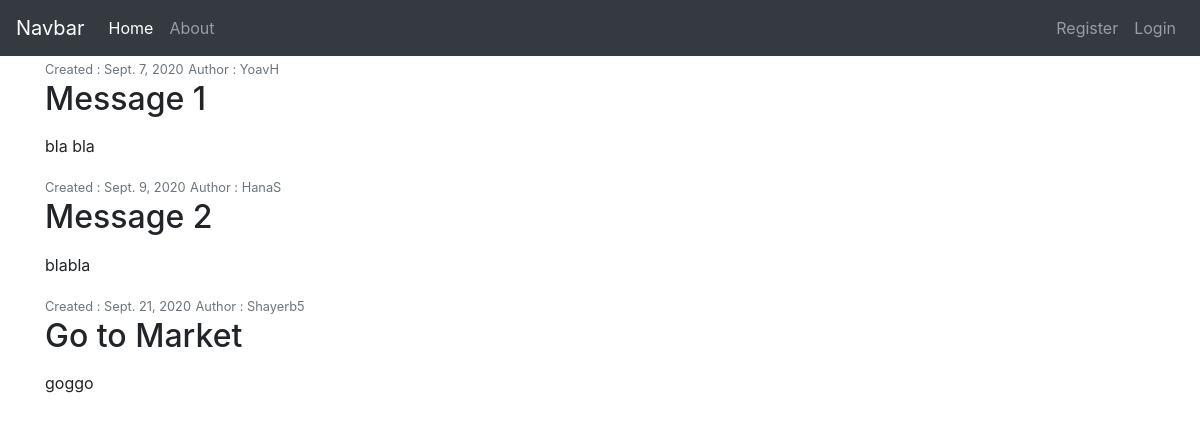
The page / on the database its author committed.
### todo_list/models.py (models this page shows, shortened)
class Announcement(models.Model):
    title=models.CharField(max_length=250)
    content=models.TextField(blank=True)
    created = models.DateField(default=timezone.now().strftime("%Y-%m-%d")) # a date
    author = models.ForeignKey(User,on_delete=models.CASCADE)
    class Meta:
        verbose_name = ("Announcement")
        verbose_name_plural = ("Announcements")

### todo_list/views.py (the view)
# urls.py: path('', AnnouncementsView.as_view(), name='todo-list-home'),
class AnnouncementsView(ListView):
	model=Announcement
	template_name='todo_list/home.html'
	context_object_name='messages'
	oredering=['-created']
	paginate_by = 5

### todo_list/templates/todo_list/home.html (shortened to what this page needs)
{% extends "todo_list/base.html" %}
{% block content %}
	{%for task in messages %}
		<article class="media content-section">
		  <div class="media-body">
		    <div class="article-metadata">
		      <small class="text-muted"> Created : {{ task.created }}</small>
		      <small class="text-muted"> Author : {{ task.author }}</small>
			    </div>
		    <h2><p class="article-title"}>{{ task.title }}</p></h2>
		    <p>{{ task.content }}</p>
		  </div>
		</article>
	{% endfor %}
{% endblock content %}

### todo_list/static/todo_list/main.css (style rules this page uses)
body { margin-top:20px; background:#eee; }

### rows shown on the page
Announcement: created "Sept. 7, 2020", author "YoavH", title "Message 1", content "bla bla"
Announcement: created "Sept. 9, 2020", author "HanaS", title "Message 2", content "blabla"
Announcement: created "Sept. 21, 2020", author "Shayerb5", title "Go to Market", content "goggo"
